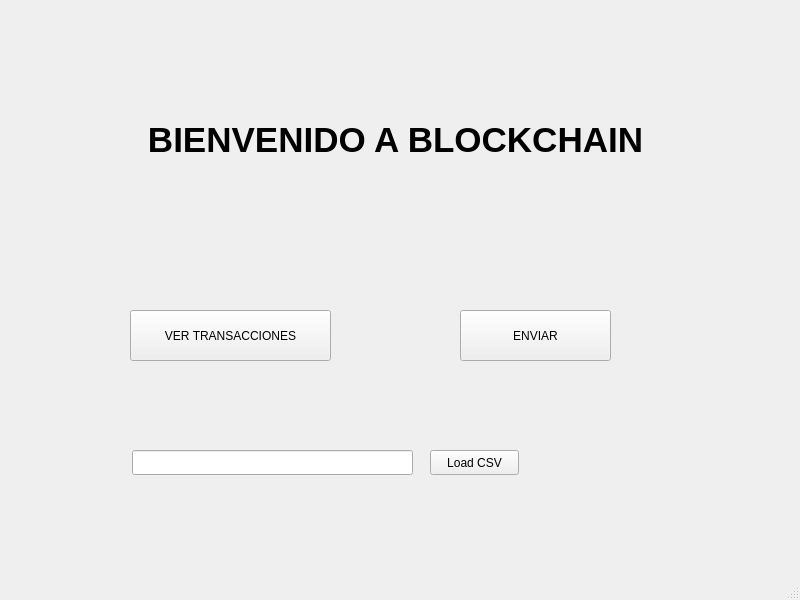
<?xml version="1.0" encoding="UTF-8"?>
<ui version="4.0">
 <class>MainWindow</class>
 <widget class="QMainWindow" name="MainWindow">
  <property name="geometry">
   <rect>
    <x>0</x>
    <y>0</y>
    <width>800</width>
    <height>600</height>
   </rect>
  </property>
  <property name="windowTitle">
   <string>MainWindow</string>
  </property>
  <widget class="QWidget" name="centralwidget">
   <widget class="QLabel" name="label">
    <property name="geometry">
     <rect>
      <x>90</x>
      <y>90</y>
      <width>611</width>
      <height>101</height>
     </rect>
    </property>
    <property name="text">
     <string>&lt;html&gt;&lt;head/&gt;&lt;body&gt;&lt;p align=&quot;center&quot;&gt;&lt;span style=&quot; font-size:26pt; font-weight:700;&quot;&gt;BIENVENIDO A BLOCKCHAIN&lt;/span&gt;&lt;/p&gt;&lt;/body&gt;&lt;/html&gt;</string>
    </property>
   </widget>
   <widget class="QPushButton" name="pushButton">
    <property name="geometry">
     <rect>
      <x>130</x>
      <y>310</y>
      <width>201</width>
      <height>51</height>
     </rect>
    </property>
    <property name="text">
     <string>VER TRANSACCIONES</string>
    </property>
   </widget>
   <widget class="QPushButton" name="pushButton_2">
    <property name="geometry">
     <rect>
      <x>460</x>
      <y>310</y>
      <width>151</width>
      <height>51</height>
     </rect>
    </property>
    <property name="text">
     <string>ENVIAR</string>
    </property>
   </widget>
   <widget class="QPushButton" name="pushButton_3">
    <property name="geometry">
     <rect>
      <x>430</x>
      <y>450</y>
      <width>89</width>
      <height>25</height>
     </rect>
    </property>
    <property name="text">
     <string>Load CSV</string>
    </property>
   </widget>
   <widget class="QLineEdit" name="csvPath">
    <property name="geometry">
     <rect>
      <x>132</x>
      <y>450</y>
      <width>281</width>
      <height>25</height>
     </rect>
    </property>
   </widget>
  </widget>
  <widget class="QMenuBar" name="menubar">
   <property name="geometry">
    <rect>
     <x>0</x>
     <y>0</y>
     <width>800</width>
     <height>22</height>
    </rect>
   </property>
  </widget>
  <widget class="QStatusBar" name="statusbar"/>
 </widget>
 <resources/>
 <connections/>
</ui>
